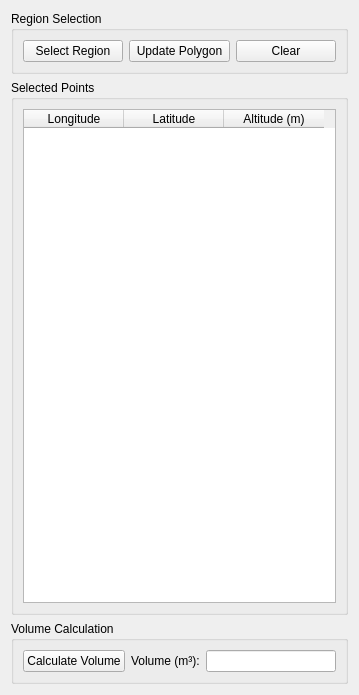
<?xml version="1.0" encoding="UTF-8"?>
<ui version="4.0">
 <class>VolumeCalculatorWidget</class>
 <widget class="QWidget" name="VolumeCalculatorWidget">
  <property name="geometry">
   <rect>
    <x>0</x>
    <y>0</y>
    <width>359</width>
    <height>695</height>
   </rect>
  </property>
  <property name="windowTitle">
   <string>3D Volume Calculator</string>
  </property>
  <layout class="QVBoxLayout" name="verticalLayout">
   <item>
    <widget class="QGroupBox" name="groupBox_selection">
     <property name="title">
      <string>Region Selection</string>
     </property>
     <layout class="QHBoxLayout" name="horizontalLayout_1">
      <item>
       <widget class="QPushButton" name="pushButton_selectRegion">
        <property name="text">
         <string>Select Region</string>
        </property>
       </widget>
      </item>
      <item>
       <widget class="QPushButton" name="pushButton_updatePolygon">
        <property name="text">
         <string>Update Polygon</string>
        </property>
       </widget>
      </item>
      <item>
       <widget class="QPushButton" name="pushButton_clearPoints">
        <property name="text">
         <string>Clear</string>
        </property>
       </widget>
      </item>
     </layout>
    </widget>
   </item>
   <item>
    <widget class="QGroupBox" name="groupBox_points">
     <property name="title">
      <string>Selected Points</string>
     </property>
     <layout class="QVBoxLayout" name="verticalLayout_2">
      <item>
       <widget class="QTableWidget" name="tableWidget_points">
        <column>
         <property name="text">
          <string>Longitude</string>
         </property>
        </column>
        <column>
         <property name="text">
          <string>Latitude</string>
         </property>
        </column>
        <column>
         <property name="text">
          <string>Altitude (m)</string>
         </property>
        </column>
       </widget>
      </item>
     </layout>
    </widget>
   </item>
   <item>
    <widget class="QGroupBox" name="groupBox_calculation">
     <property name="title">
      <string>Volume Calculation</string>
     </property>
     <layout class="QHBoxLayout" name="horizontalLayout_2">
      <item>
       <widget class="QPushButton" name="pushButton_calculateVolume">
        <property name="text">
         <string>Calculate Volume</string>
        </property>
       </widget>
      </item>
      <item>
       <widget class="QLabel" name="label_volume">
        <property name="text">
         <string>Volume (m³):</string>
        </property>
       </widget>
      </item>
      <item>
       <widget class="QLineEdit" name="lineEdit_volume">
        <property name="readOnly">
         <bool>true</bool>
        </property>
       </widget>
      </item>
     </layout>
    </widget>
   </item>
  </layout>
 </widget>
 <resources/>
 <connections/>
</ui>
